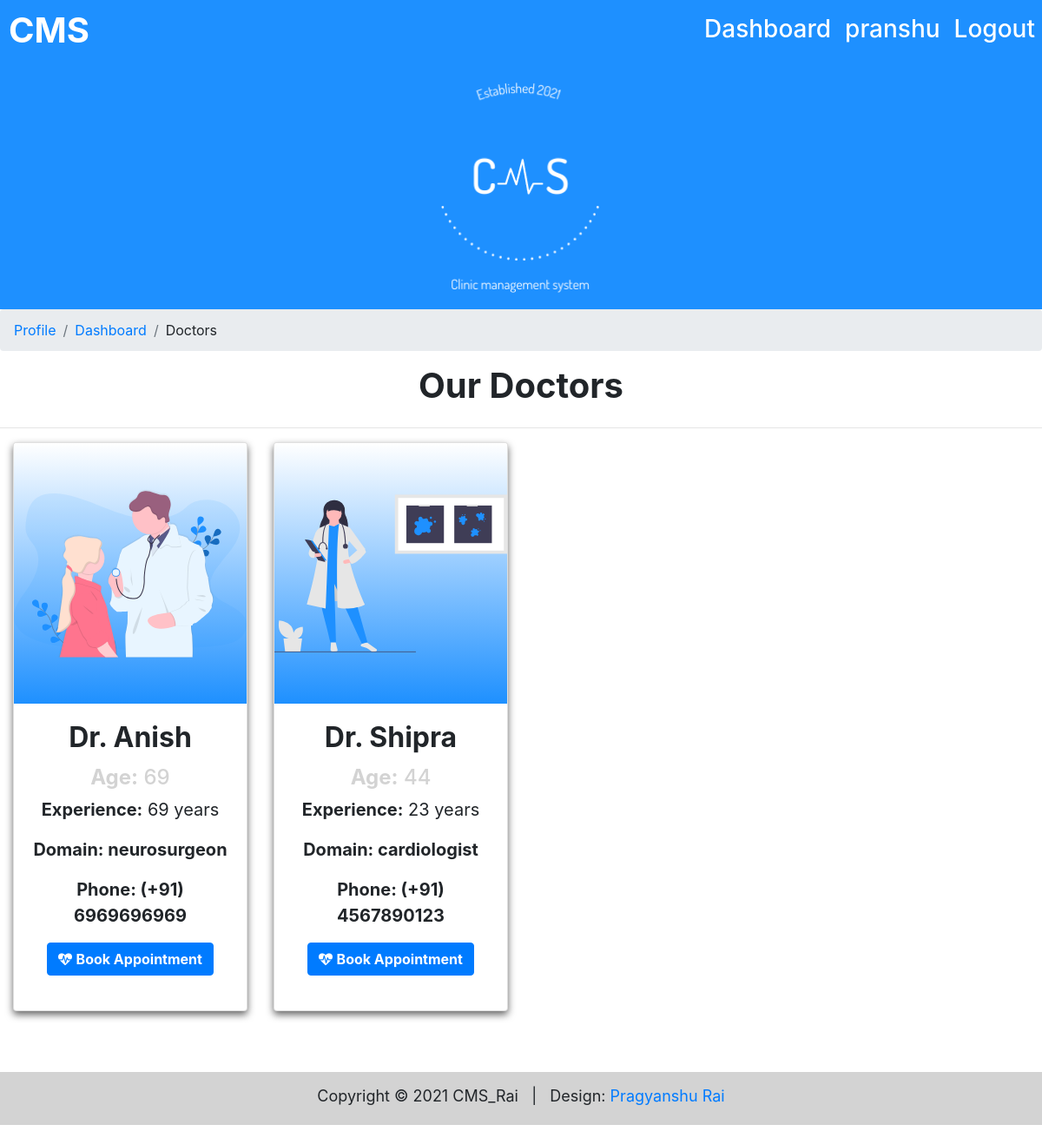
Screenshot of /doctors/ (signed in) with the database file from the repository.
### cms/models.py (models this page shows, shortened)
class Doctor(models.Model):
    name = models.CharField(max_length=80)
    age = models.CharField(max_length=4)
    gender = models.CharField(max_length=6, default="other")
    experience = models.CharField(max_length=4)
    domain = models.CharField(max_length=30)
    office_number = models.CharField(max_length=11)
    """slots = models.CharField(max_length=7, default="")

    def set_slot(self, slot):

        self.slots=slot

    def add_slot(self, slot):

        self.slots=self.slots+slot"""

### cms/views.py (the view)
# urls.py: path('doctors/', views.doctors, name='doctors'),
def doctors(request):
    global stuff
    if request.user.is_authenticated == True:
        check_bookings(datetime.date.today())
        doctor = Doctor.objects.all()
        stuff['doctors'] = doctor
        if request.method == 'POST':
            doctor = request.POST['booking']
            stuff['doctor'] = Doctor.objects.get(id=doctor)
            return redirect('booking')
        return render(request, 'cms/doctors.html', stuff)
    return render(request, 'cms/forbid.html', stuff)

### cms/models.py (called while the page is built)
def check_bookings(today):
    booking = Booking.objects.all()
    for index in range(len(booking)):
        if booking[index].booking_date < today:
            his = History()
            his.add_to_history(booking[index].id, booking[index].patient_name, booking[index].doctor_name, booking[index].user_id, booking[index].doctor_id, booking[index].booking_date,  booking[index].time_slot)
            his.save()
            booking[index].delete()

### templates/cms/doctors.html (shortened to what this page needs)
{% extends 'cms/base.html' %}
{% load static %}
            {% block breadcrumbs %}
                {% if user.is_authenticated %}
                <li class="breadcrumb-item"><a href="{% url 'profile' %}">Profile</a></li>
                <li class="breadcrumb-item"><a href="{% url 'dashboard' %}">Dashboard</a></li>
                <li class="breadcrumb-item">Doctors</li>
                {% endif %}
            {% endblock %}
{% block main_block %}
   <main class="main-body">
	    <header class="row welcome-section">
            <div class="col-lg-12 text-center contain">
				<h1><strong>Our Doctors</strong></h1>
            </div>
	    </header>
        <hr />
        <form class="text-center" action="" method="POST">
		<div class="container-fluid">
            <div class="row">
                {% for doctor in doctors %}
                    <div class="col-lg-3 add-btm-margin">
                        <div class="card pointer">
                        {% if doctor.gender == "Male" %}
                            <img src="{% static 'cms/img/doctor_male.svg' %}" class="card-img-top gradient" height="300px;"/>
                        {% else %}
                            <img src="{% static 'cms/img/doctor_female.svg' %}" class="card-img-top gradient" height="300px;"/>
                        {% endif %}
                        <div class="card-body">
                            <h2 class="card-title pointer" ><b>{{doctor.name}}</b></h2>
                            <h4 class="card-text bg-fade pointer" ><b>Age:</b> {{doctor.age}}</h4>
                            <p class="card-text bio pointer" ><b>Experience:</b> {{doctor.experience}} years</p>
                            <p class="card-text bio pointer" ><b>Domain: {{doctor.domain}}</b></p>
                            <p class="card-text bio pointer" ><b>Phone: (+91) {{doctor.office_number}}</b></p>
                            <button type="submit" name="booking" value="{{doctor.id}}" class="card-link btn btn-primary" ><i class="fa fa-heartbeat"></i> <b>Book Appointment</b></button>
                        </div>
                        </div>
                    </div>
                {% endfor %}
            </div>
        </form>
    </main>
{% endblock %}

### templates/cms/base.html (shortened to what this page needs)
{% load static %}
<!DOCTYPE html>
<html lang="en">
<head>
    <link rel="stylesheet" href="https://cdn.jsdelivr.net/npm/bootstrap@4.6.0/dist/css/bootstrap.min.css">
    <link rel="stylesheet" href="https://use.fontawesome.com/releases/v5.7.0/css/all.css">
    <link rel="stylesheet" href="https://cdnjs.cloudflare.com/ajax/libs/font-awesome/4.7.0/css/font-awesome.min.css">
	<link href="{% static 'cms/css/style.css' %}" rel="stylesheet" />
</head>
<body onload="main();">
    <nav class="navbar navbar-expand-sm">
        <a href="{% url 'home' %}" class="navbar-brand brand-name"><h1 style="color:white"><strong>CMS</strong></h1></a>
            <ul class="navbar-nav list-unstyled justify-content-end">
                {% if user.is_authenticated %}
                    <li class="nav-item nav-link navbar-right"><a href="{% url 'dashboard' %}"><b><h3><span> Dashboard </span> </h3></b></a></li>
                    <li class="nav-item nav-link navbar-right"><a href="{% url 'profile' %}"><b><h3><span> {{user.first_name}}</span> </h3></b></a></li>
                    <li class="nav-item nav-link navbar-right"><a href="{% url 'logout' %}"><b><h3><span>  Logout</span> </h3></b></a></li>
                {% endif %}
            </ul>
    </nav>
	<div class="page-header">
        <div class="header">
            <img src="{% static 'cms/img/CMS_dodgerblue.png' %}" width="200px;" class=" cms_logo " />
        </div>
	</div>
    <div class="full-width">
        <ol class="breadcrumb">
            {% block breadcrumbs %}
            {% endblock %}
        </ol>
    </div>
    {% block main_block %}
    {% endblock %}
    <div class="space"></div>
    <div class="footer">
		<footer class="text-center">
			<p class="footer-body" >Copyright &copy; 2021 CMS_Rai &nbsp;
                | &nbsp;   Design: <a rel="nofollow" class="link" href="{% url 'aboutme' %}">Pragyanshu Rai</a></p>
		</footer>
    </div>
</body>
</html>

### static/cms/css/style.css (style rules this page uses)
html { scroll-behavior : smooth; }
.space { height : 40px; }
.navbar { padding : 0; margin-top : -15px; margin-bottom : 0; background : dodgerblue; }
.navbar-brand { margin-left : 10px; }
.navbar-nav { width:100%; }
.nav-link a { text-decoration : none; cursor : pointer; color : white; margin-left : 20px; margin-right : 20px; text-align : center; }
.nav-link a h3 { border-bottom : 2px solid dodgerblue; transition : 0.3s; }
.header { text-align : center; }
.page-header { margin-top : -10px; width : 100%; background : dodgerblue; color : white; }
.cms_logo { margin-bottom : 10px; animation : 1.5s logo_animate; }
.add-btm-margin { margin-bottom : 20px; }
.full-width { width : 100%; }
.welcome-section { margin-left : 1.5%; margin-right : 1.5%; width : 97%; margin-bottom : 10px; margin-top : 10px; }
.card { box-shadow : 0 4px 8px 0 #666; margin-bottom : 20px; height : 100%; transition: 0.3s; }
.pointer { cursor : pointer; }
.bio { font-size : 20px; }
.bg-fade { color : lightgray; }
.text-center { text-align : center; }
.gradient { background-image : linear-gradient(white, dodgerblue); }
.main-body { margin-bottom : 10px; }
.footer { font-size : large; padding : 4px; background : lightgray; }
.footer-body { margin-top : 10px; }

### rows the page displays
Doctor: name "Dr. Anish", age "69", experience "69", domain "neurosurgeon", office_number "6969696969", {{ doctor.id }} 1 (drawn)
Doctor: name "Dr. Shipra", age "44", experience "23", domain "cardiologist", office_number "4567890123", {{ doctor.id }} 2 (drawn)

### other values shown
{{ user.first_name }} "pranshu"
